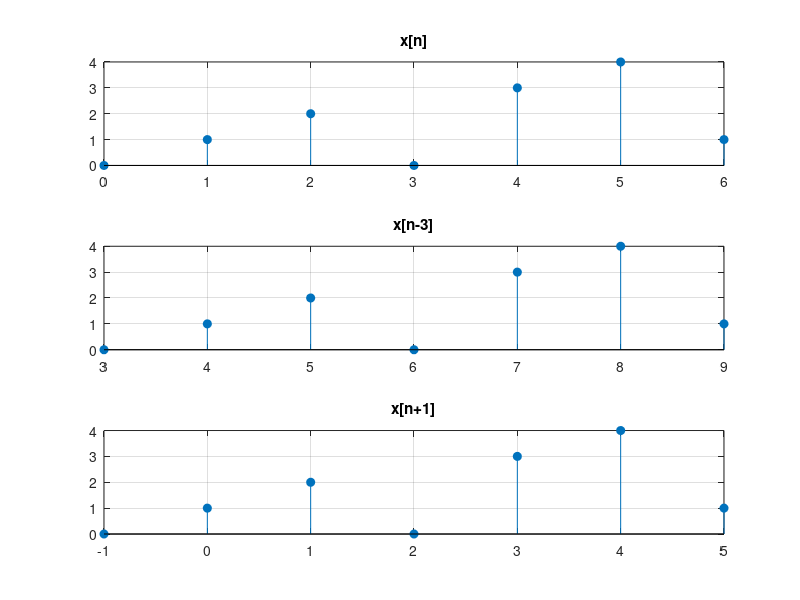

This figure's MATLAB source:
close all;
clc;

 x = [0,1,2,0,3,4,1];
 n = 0:6;
 
% x[n-3] time shifting

n_shifted1 = n+3; % x[n-3]
n_shifted2 = n-1; % x[n+1]
 figure;
 subplot(311);
 stem(n,x,'filled'); % stem(time, signal)
 title('x[n]');
 grid on;
 
 subplot(312);
 stem(n_shifted1,x,'filled');
 title('x[n-3]');
 grid on;
 
 subplot(313);
 stem(n_shifted2,x,'filled');
 title('x[n+1]');
 grid on;
